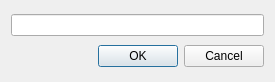
<?xml version="1.0" encoding="UTF-8"?>
<ui version="4.0">
 <class>encryptionKeyDialog</class>
 <widget class="QDialog" name="encryptionKeyDialog">
  <property name="geometry">
   <rect>
    <x>0</x>
    <y>0</y>
    <width>275</width>
    <height>82</height>
   </rect>
  </property>
  <property name="windowTitle">
   <string>Dialog</string>
  </property>
  <property name="windowIcon">
   <iconset resource="../resources/slm_resources.qrc">
    <normaloff>:/icons/SLM_Logo</normaloff>:/icons/SLM_Logo</iconset>
  </property>
  <layout class="QVBoxLayout" name="verticalLayout">
   <item>
    <widget class="QLineEdit" name="encryptionKeyLine"/>
   </item>
   <item>
    <widget class="QDialogButtonBox" name="encryptionKeyButtons">
     <property name="orientation">
      <enum>Qt::Horizontal</enum>
     </property>
     <property name="standardButtons">
      <set>QDialogButtonBox::Cancel|QDialogButtonBox::Ok</set>
     </property>
    </widget>
   </item>
  </layout>
 </widget>
 <resources>
  <include location="../resources/slm_resources.qrc"/>
 </resources>
 <connections>
  <connection>
   <sender>encryptionKeyButtons</sender>
   <signal>accepted()</signal>
   <receiver>encryptionKeyDialog</receiver>
   <slot>accept()</slot>
   <hints>
    <hint type="sourcelabel">
     <x>248</x>
     <y>254</y>
    </hint>
    <hint type="destinationlabel">
     <x>157</x>
     <y>274</y>
    </hint>
   </hints>
  </connection>
  <connection>
   <sender>encryptionKeyButtons</sender>
   <signal>rejected()</signal>
   <receiver>encryptionKeyDialog</receiver>
   <slot>reject()</slot>
   <hints>
    <hint type="sourcelabel">
     <x>316</x>
     <y>260</y>
    </hint>
    <hint type="destinationlabel">
     <x>286</x>
     <y>274</y>
    </hint>
   </hints>
  </connection>
 </connections>
</ui>
